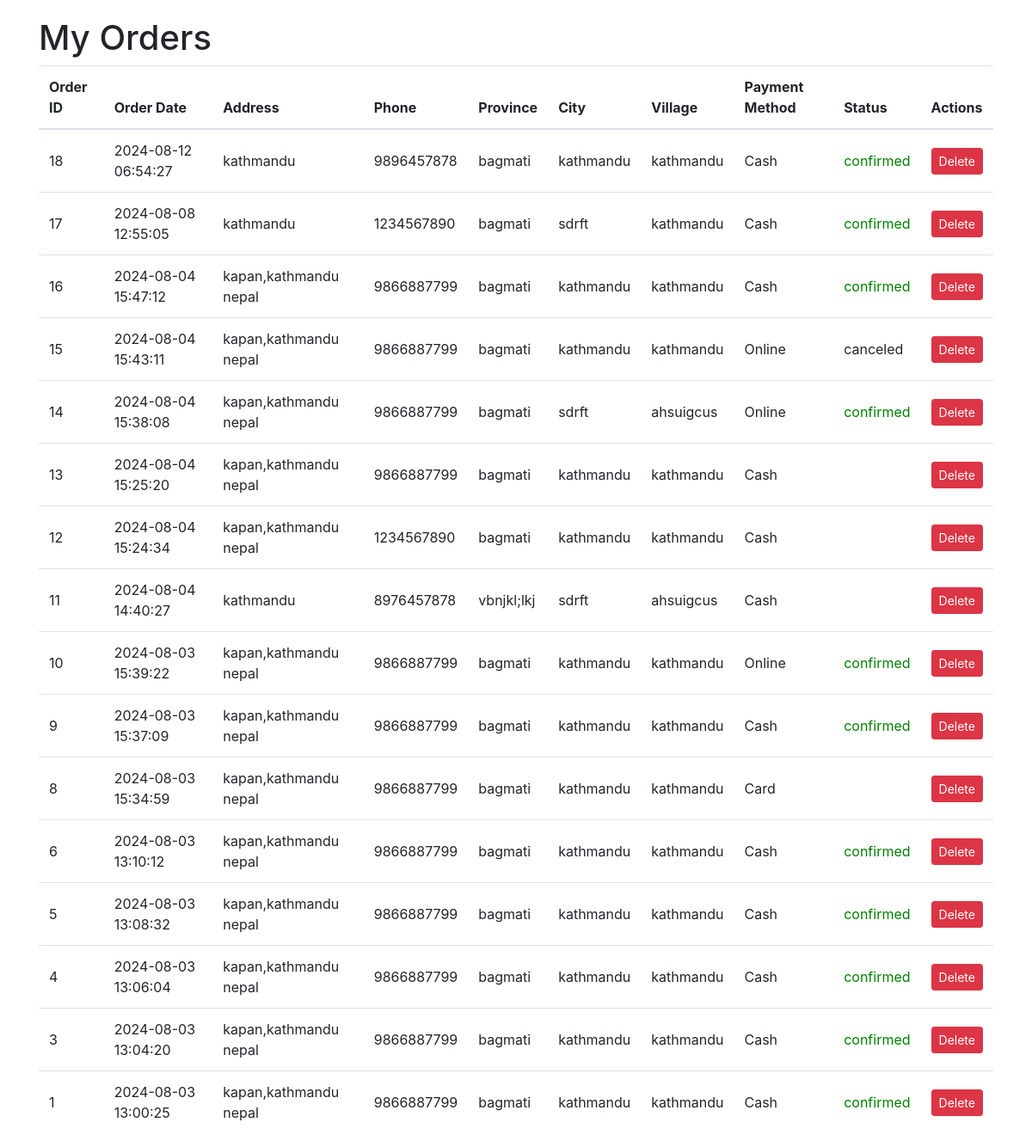
The app's page /orders.php (signed in) with its own data.
### tables this page shows
CREATE TABLE `orders` (
  `order_id` int(11) NOT NULL,
  `user_id` int(11) NOT NULL,
  `address` varchar(255) DEFAULT NULL,
  `phone` varchar(20) DEFAULT NULL,
  `province` varchar(100) DEFAULT NULL,
  `city` varchar(100) DEFAULT NULL,
  `village` varchar(100) DEFAULT NULL,
  `payment_method` varchar(50) DEFAULT NULL,
  `status` enum('pending','confirmed','canceled') DEFAULT 'pending',
  `created_at` timestamp NOT NULL DEFAULT current_timestamp()
);

### orders.php (the view, shortened to what this page needs)
<?php
include "connection.php";
$user_id = $_SESSION['user_id'];
$sql = "SELECT order_id, created_at, status,
               address, phone, province, city, village,
               payment_method
        FROM orders
        WHERE user_id = ?
        ORDER BY created_at DESC";
$stmt = $conn->prepare($sql);
$stmt->bind_param("i", $user_id);
if (!$stmt->execute()) {
    die("Execute Failed: " . htmlspecialchars($stmt->error));
}
$result = $stmt->get_result();
?>
<!DOCTYPE html>
<html lang="en">
<head>
    <link rel="stylesheet" href="https://stackpath.bootstrapcdn.com/bootstrap/4.5.2/css/bootstrap.min.css">
    <link rel="stylesheet" href="https://cdnjs.cloudflare.com/ajax/libs/font-awesome/5.15.3/css/all.min.css">
</head>
<body>
<div class="container">
    <h1>My Orders</h1>
    <table class="table order-table">
        <thead>
            <tr>
                <th>Order ID</th>
                <th>Order Date</th>
                <th>Address</th>
                <th>Phone</th>
                <th>Province</th>
                <th>City</th>
                <th>Village</th>
                <th>Payment Method</th>
                <th>Status</th>
                <th>Actions</th>
            </tr>
        </thead>
        <tbody>
            <?php if ($result->num_rows > 0): ?>
                <?php while ($row = $result->fetch_assoc()): ?>
                    <tr>
                        <td><?php echo htmlspecialchars($row['order_id']); ?></td>
                        <td><?php echo htmlspecialchars($row['created_at']); ?></td>
                        <td><?php echo htmlspecialchars($row['address']); ?></td>
                        <td><?php echo htmlspecialchars($row['phone']); ?></td>
                        <td><?php echo htmlspecialchars($row['province']); ?></td>
                        <td><?php echo htmlspecialchars($row['city']); ?></td>
                        <td><?php echo htmlspecialchars($row['village']); ?></td>
                        <td><?php echo htmlspecialchars($row['payment_method']); ?></td>
                        <td class="<?php echo 'status-' . strtolower(htmlspecialchars($row['status'])); ?>">
                            <?php echo htmlspecialchars($row['status']); ?>
                        </td>
                        <td>
                            <form method="post" action="delete_order.php" style="display:inline;">
                                <button type="submit" class="btn btn-danger btn-sm">Delete</button>
                            </form>
                        </td>
                    </tr>
                <?php endwhile; ?>
            <?php else: ?>
                <tr>
                    <td colspan="10">No orders found.</td>
                </tr>
            <?php endif; ?>
        </tbody>
    </table>
</div>
</body>
</html>

### orders.php (style rules this page uses)
.container { margin-top: 20px; }
.order-table td, .order-table th { vertical-align: middle; }
.status-confirmed { color: green; }

### records on screen
orders: order_id "18", created_at "2024-08-12 06:54:27", address "kathmandu", phone "9896457878", province "bagmati", city "kathmandu", village "kathmandu", payment_method "Cash", status "confirmed"
orders: order_id "17", created_at "2024-08-08 12:55:05", address "kathmandu", phone "1234567890", province "bagmati", city "sdrft", village "kathmandu", payment_method "Cash", status "confirmed"
orders: order_id "16", created_at "2024-08-04 15:47:12", address "kapan,kathmandu nepal", phone "9866887799", province "bagmati", city "kathmandu", village "kathmandu", payment_method "Cash", status "confirmed"
orders: order_id "15", created_at "2024-08-04 15:43:11", address "kapan,kathmandu nepal", phone "9866887799", province "bagmati", city "kathmandu", village "kathmandu", payment_method "Online", status "canceled"
orders: order_id "14", created_at "2024-08-04 15:38:08", address "kapan,kathmandu nepal", phone "9866887799", province "bagmati", city "sdrft", village "ahsuigcus", payment_method "Online", status "confirmed"
orders: order_id "13", created_at "2024-08-04 15:25:20", address "kapan,kathmandu nepal", phone "9866887799", province "bagmati", city "kathmandu", village "kathmandu", payment_method "Cash"
orders: order_id "12", created_at "2024-08-04 15:24:34", address "kapan,kathmandu nepal", phone "1234567890", province "bagmati", city "kathmandu", village "kathmandu", payment_method "Cash"
orders: order_id "11", created_at "2024-08-04 14:40:27", address "kathmandu", phone "8976457878", province "vbnjkl;lkj", city "sdrft", village "ahsuigcus", payment_method "Cash"
orders: order_id "10", created_at "2024-08-03 15:39:22", address "kapan,kathmandu nepal", phone "9866887799", province "bagmati", city "kathmandu", village "kathmandu", payment_method "Online", status "confirmed"
orders: order_id "9", created_at "2024-08-03 15:37:09", address "kapan,kathmandu nepal", phone "9866887799", province "bagmati", city "kathmandu", village "kathmandu", payment_method "Cash", status "confirmed"
orders: order_id "8", created_at "2024-08-03 15:34:59", address "kapan,kathmandu nepal", phone "9866887799", province "bagmati", city "kathmandu", village "kathmandu", payment_method "Card"
orders: order_id "6", created_at "2024-08-03 13:10:12", address "kapan,kathmandu nepal", phone "9866887799", province "bagmati", city "kathmandu", village "kathmandu", payment_method "Cash", status "confirmed"
orders: order_id "5", created_at "2024-08-03 13:08:32", address "kapan,kathmandu nepal", phone "9866887799", province "bagmati", city "kathmandu", village "kathmandu", payment_method "Cash", status "confirmed"
orders: order_id "4", created_at "2024-08-03 13:06:04", address "kapan,kathmandu nepal", phone "9866887799", province "bagmati", city "kathmandu", village "kathmandu", payment_method "Cash", status "confirmed"
orders: order_id "3", created_at "2024-08-03 13:04:20", address "kapan,kathmandu nepal", phone "9866887799", province "bagmati", city "kathmandu", village "kathmandu", payment_method "Cash", status "confirmed"
orders: order_id "1", created_at "2024-08-03 13:00:25", address "kapan,kathmandu nepal", phone "9866887799", province "bagmati", city "kathmandu", village "kathmandu", payment_method "Cash", status "confirmed"
